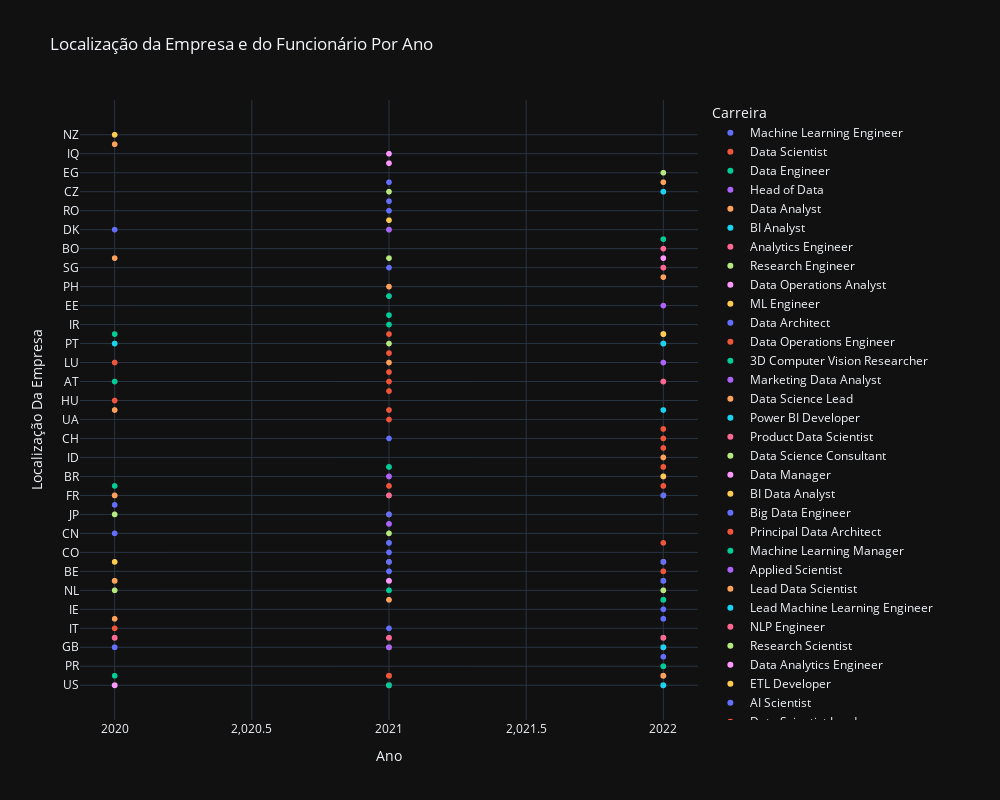

Write notebook code for a chart like this one.
### Code cell
px.scatter(df, x='work_year', y='company_location', color='job_title',title='Localização da Empresa e do Funcionário Por Ano',
           hover_data=['employee_residence', 'salary'], labels={'work_year':'Ano', 'company_location':'Localização Da Empresa', 'job_title':'Carreira', 'employee_residence':'Localização Do Funcionário', 'salary':'Salário' },
           height=800, width=1000, template='plotly_dark')
